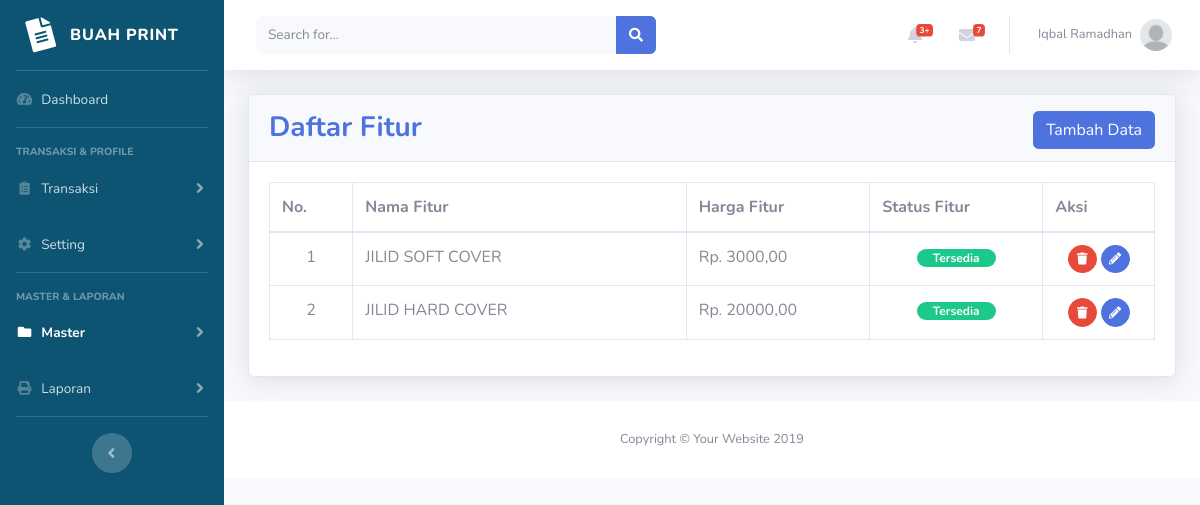
/admin/master_fitur.php (signed in), run on the app's committed database.
### tables this page shows
CREATE TABLE `mitra` (
  `ID_MITRA` char(10) NOT NULL,
  `NAMA_MITRA` varchar(40) NOT NULL,
  `EMAIL_MITRA` varchar(100) NOT NULL,
  `NO_HP_MITRA` varchar(13) NOT NULL,
  `TELEPHONE_MITRA` varchar(13) NOT NULL,
  `ALAMAT_MITRA` text NOT NULL,
  `FOTO_PROFILE` varchar(200) NOT NULL,
  `COVER` varchar(200) NOT NULL,
  `STATUS_MITRA` int(11) NOT NULL,
  `SALDO_MITRA` int(11) NOT NULL,
  `LOCATION_MITRA` text,
  `USERNAME_MITRA` varchar(50) NOT NULL,
  `PASSWORD_MITRA` varchar(32) NOT NULL
);

CREATE TABLE `fitur` (
  `ID_FITUR` varchar(10) NOT NULL,
  `NAMA_FITUR` varchar(40) NOT NULL,
  `HARGA_FITUR` int(11) NOT NULL,
  `STATUS_FITUR` int(11) NOT NULL
);

### admin/master_fitur.php (the view, shortened to what this page needs)
<?php
include 'includes/config.php';
include 'includes/header.php';
$result = mysqli_query($con, "SELECT * FROM fitur");
?>
<div class="container-fluid">
    <div class="card shadow mb-4">
        <div class="card-header py-2">
            <h3 class="mt-2 font-weight-bold float-left text-primary">Daftar Fitur</h3>
            <button class="mt-2 btn btn-primary float-right ml-auto" data-toggle="modal" data-target="#tambah_fitur">Tambah Data</button>
        </div>
        <div class="card-body">
            <div class="table-responsive">
                <table class="table table-bordered" id="dataTable" width="100%" cellspacing="0">
                    <thead>
                        <tr>
                            <th>No.</th>
                            <th>Nama Fitur</th>
                            <th>Harga Fitur</th>
                            <th>Status Fitur</th>
                            <th>Aksi</th>
                        </tr>
                    </thead>
                    <tbody>
                        <?php $i = 0;
                        while ($data_fitur = mysqli_fetch_assoc($result)) {
                            $id_fitur = $data_fitur['ID_FITUR'];
                            $nama_fitur = $data_fitur['NAMA_FITUR'];
                            $harga_fitur = $data_fitur['HARGA_FITUR'];
                            $status_fitur = $data_fitur['STATUS_FITUR'];
                            $i += 1;
                            ?>
                            <tr>
                                <td class="text-center" style="width:50px"><?= $i ?></td>
                                <td style="width:200px;"><?= $nama_fitur ?></td>
                                <td style="width:110px;">Rp. <?= $harga_fitur ?>,00</td>
                                <td class="text-center" style="width:100px;">
                                    <?php if ($status_fitur == 1) {
                                            echo '<span class="badge badge-pill badge-success px-3">Tersedia</span>';
                                        } else {
                                            echo '<span class="badge badge-pill badge-danger px-3">Tidak Tersedia</span>';
                                        } ?></td>
                                <td style="width:67px;">
                                    <div class="block ml-auto text-center">
                                        <a href="query/master_fitur_query.php?action=delete&id_fitur=<?= $id_fitur ?>" class="btn btn-danger btn-circle btn-sm" onclick="return confirm('Apakah anda yakin ingin menghapus data?');">
                                            <i class="fas fa-trash"></i>
                                        </a>
                                        <a href="master_fitur_ubah.php?id_fitur=<?= $id_fitur ?>" class="btn btn-primary btn-circle btn-sm">
                                            <i class="fas fa-pencil-alt"></i>
                                        </a>
                                    </div>
                                </td>
                            </tr>
                        <?php } ?>
                    </tbody>
                </table>
            </div>
        </div>
    </div>
</div>
<div class="login-bg">
    <?php
    require 'includes/footer.php';
    ?>

### admin/includes/header.php (shortened to what this page needs)
<?php
  if(isset($_SESSION['admin_login'])){
  $username = $_SESSION['username'];
  $data = mysqli_query($con, "SELECT * FROM mitra WHERE USERNAME_MITRA = '$username'");
  $data_admin = mysqli_fetch_assoc($data);
  $nama_admin = $data_admin['NAMA_MITRA'];
  $profil_admin = $data_admin['FOTO_PROFILE'];
  }
?>
<!DOCTYPE html>
<html lang="en">
<head>
  <link href="vendor/fontawesome-free/css/all.min.css" rel="stylesheet" type="text/css">
  <link href="css/sb-admin-2.min.css" rel="stylesheet">
  <link rel="stylesheet" href="css/sb-admin-2.css">
  <link href="vendor/datatables/dataTables.bootstrap4.min.css" rel="stylesheet">
</head>
<body id="page-top">
  <div id="wrapper">
  <?php
    require 'sidebar.php';
  ?>
    <div id="content-wrapper" class="d-flex flex-column">
      <div id="content">
        <nav class="navbar navbar-expand navbar-light bg-white topbar mb-4 static-top shadow">
          <?php
            if(isset($_SESSION['admin_login'])){
          ?>
          <form class="d-none d-sm-inline-block form-inline mr-auto ml-md-3 my-2 my-md-0 mw-100 navbar-search">
            <div class="input-group">
              <input type="text" class="form-control bg-light border-0 small" placeholder="Search for..." aria-label="Search" aria-describedby="basic-addon2">
              <div class="input-group-append">
                <button class="btn btn-primary" type="button">
                  <i class="fas fa-search fa-sm"></i>
                </button>
              </div>
            </div>
          </form>
          <ul class="navbar-nav ml-auto">
            <li class="nav-item dropdown no-arrow mx-1">
              <a class="nav-link dropdown-toggle" href="#" id="alertsDropdown" role="button" data-toggle="dropdown" aria-haspopup="true" aria-expanded="false">
                <i class="fas fa-bell fa-fw"></i>
                <span class="badge badge-danger badge-counter">3+</span>
              </a>
            </li>
            <li class="nav-item dropdown no-arrow mx-1">
              <a class="nav-link dropdown-toggle" href="#" id="messagesDropdown" role="button" data-toggle="dropdown" aria-haspopup="true" aria-expanded="false">
                <i class="fas fa-envelope fa-fw"></i>
                <span class="badge badge-danger badge-counter">7</span>
              </a>
            </li>
            <li class="nav-item dropdown no-arrow">
              <a class="nav-link dropdown-toggle" href="#" id="userDropdown" role="button" data-toggle="dropdown" aria-haspopup="true" aria-expanded="false">
                <span class="mr-2 d-none d-lg-inline text-gray-600 small"><?=$nama_admin?></span>
                <img class="img-profile rounded-circle" src="img/profil/<?=$profil_admin?>">
              </a>
            </li>
            <?php }?>
          </ul>
        </nav>

### data on the page
mitra: NAMA_MITRA "Iqbal Ramadhan", FOTO_PROFILE (picture)
fitur: NAMA_FITUR "JILID SOFT COVER", HARGA_FITUR "3000", STATUS_FITUR "Tersedia"
fitur: NAMA_FITUR "JILID HARD COVER", HARGA_FITUR "20000", STATUS_FITUR "Tersedia"
